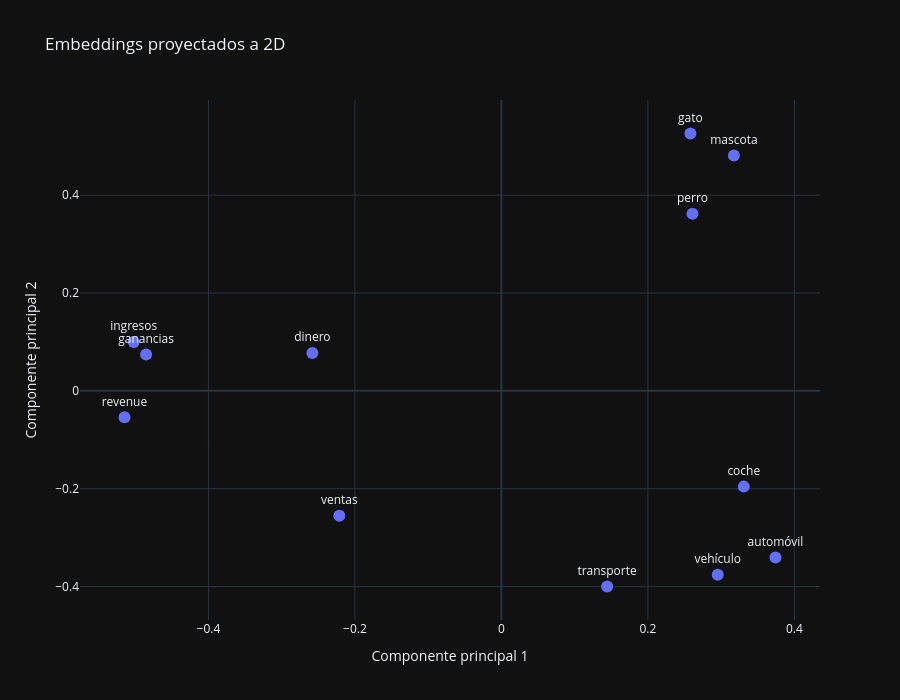

The notebook cell saved with this chart:
### Code cell
fig_2d = go.Figure()

fig_2d.add_trace(
    go.Scatter(
        x=reduced_2d[:, 0],
        y=reduced_2d[:, 1],
        mode="markers+text",
        text=texts,
        textposition="top center",
        marker=dict(size=12),
        hovertemplate="<b>%{text}</b><br>x=%{x:.3f}<br>y=%{y:.3f}<extra></extra>",
    )
)

fig_2d.update_layout(
    title="Embeddings proyectados a 2D",
    xaxis_title="Componente principal 1",
    yaxis_title="Componente principal 2",
    template="plotly_dark",
    height=700,
)

fig_2d.show()

### Figure 1 — Plotly figure (JSON) as saved in the notebook; plotly's stock layout.template omitted (floating-point values rounded to 4 significant figures)
{"data": [{"hovertemplate": "<b>%{text}</b><br>x=%{x:.3f}<br>y=%{y:.3f}<extra></extra>", "marker": {"size": 12}, "mode": "markers+text", "text": ["ventas", "ingresos", "revenue", "ganancias", "dinero", "perro", "gato", "mascota", "automóvil", "coche", "vehículo", "transporte"], "textposition": "top center", "type": "scatter", "x": [-0.2213, -0.502, -0.5146, -0.4852, -0.2581, 0.2609, 0.258, 0.3174, 0.3742, 0.3309, 0.2953, 0.1444], "y": [-0.2554, 0.0999, -0.05401, 0.07447, 0.0776, 0.3621, 0.5261, 0.4812, -0.3407, -0.1957, -0.3757, -0.3999]}], "layout": {"height": 700, "title": {"text": "Embeddings proyectados a 2D"}, "xaxis": {"title": {"text": "Componente principal 1"}}, "yaxis": {"title": {"text": "Componente principal 2"}}}}
